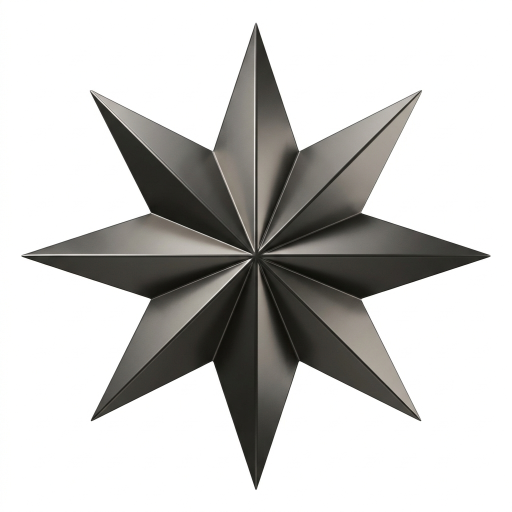
#> input picture worker/assets/estrela.jpg, 1024 x 1024 px (shown at 1/2 size)
$ python -i estudio_serif_cinematico.py   (imports and definitions only)
#> lines starting #> are read from the running program, lines starting #| are printed output that depends on the picture
#> further down, picture is the input picture: PIL image 1024x1024 RGB; mean R, G, B 202.5, 201.8, 199.9
### worker/render/common.py
"""Utilitários compartilhados pelos renderizadores (vindos de padroes/exemplos/5s/common.py)."""
import os
import subprocess

import numpy as np
from PIL import Image, ImageFont

W, H, FPS = 1080, 1920, 30

FONT_SANS = os.environ.get("VIDEOGEN_FONT_SANS", "/usr/share/fonts/opentype/inter/InterDisplay-Black.otf")
FONT_SERIF = os.environ.get(
    "VIDEOGEN_FONT_SERIF", "/usr/share/fonts/truetype/liberation/LiberationSerif-BoldItalic.ttf"
)

_fc = {}


# [5 lines left out: function font, not called in this run]


def ease(x):
    x = min(max(x, 0.0), 1.0)
    return 1 - (1 - x) ** 3


def norm(word):
    return word.lower().strip(".,;:!?…\"'()“”")


# [4 lines left out: function cover_resize, not called in this run]


class FrameWriter:
    """Recebe quadros RGB (numpy uint8 H×W×3) e codifica com ffmpeg em H.264."""

    # [7 lines left out: function __init__, not called in this run]

    def write(self, arr):
        self.proc.stdin.write(arr.tobytes())

    # [74 lines left out: functions close, mix, overlay_logo, vignette, not called in this run]


def grain_frames(sigma=7, count=6, seed=1):
    rng = np.random.default_rng(seed)
    return [rng.normal(0, sigma, (H // 2, W // 2)).astype(np.float32) for _ in range(count)]


ASSETS = os.path.join(os.path.dirname(os.path.dirname(os.path.abspath(__file__))), "assets")


def asset(*parts):
    """Caminho de um arquivo em worker/assets (fontes OFL e imagens fixas dos padrões)."""
    return os.path.join(ASSETS, *parts)


# [31 lines left out: functions keyword_set, group_lines, spread_words, not called in this run]

### worker/render/estudio_serif_cinematico.py
"""Padrão 2: Estúdio Serif + Cinemático (videogen/padroes/02-estudio-serif-cinematico.md).

Cenas de estúdio (fundo cinza radial, estrelas 3D escuras nos cantos, objeto real flutuando no
centro) alternadas com cenas cinematográficas em tela cheia (Ken Burns com overlay escuro).
O tipo de cada cena é decidido pela própria imagem gerada: fundo claro e liso nos cantos =
estúdio; o resto = cinematográfica. Texto em Playfair Display Italic com pesos mistos (linha fina
+ linha black), revelado letra a letra com blur; palavras-chave em terracota. Dissolve curto ao
entrar/sair de cenas cinematográficas. CTA no estúdio com bolhas verde-limão.

Roteiro com direção por cena (render/motion.py): o objeto do estúdio é recortado e vira camada
própria com sombra (entra/mexe conforme a direção), a câmera da cena cinematográfica segue a
direção, cada cena entra com o corte escolhido, o traço à mão sai em terracota e a linha com a
palavra-chave ganha a ênfase. Sem direção, tudo segue como antes.
"""
import math

import numpy as np
from PIL import Image, ImageDraw, ImageFilter

from . import motion as mo
from .common import FPS, H, W, FrameWriter, asset, ease, font, grain_frames, group_lines, keyword_set, norm, spread_words
from .cutout import cut_object
from .timeline import build_timeline

USES_SCENE_IMAGES = True

INK = (26, 26, 26)
WHITE = (255, 255, 255)
TERRA = (181, 84, 58)
LIME = (215, 234, 43)
FONT_THIN = asset("fonts", "playfair-display-latin-400-italic.woff")
FONT_BLACK = asset("fonts", "playfair-display-latin-900-italic.woff")
XF = 0.25  # dissolve


# [12 lines left out: functions _studio_bg, _star, not called in this run]


STARS = [(1010, 120, 620, 10, 6, 0.0), (40, 1780, 820, -5, -4, 1.7), (1070, 1330, 240, 30, 9, 3.1)]


def _edge_patches(a, k=24):
    """Trechos no meio de cada borda (os cantos podem ter estrelas desenhadas pelo modelo)."""
    h, w = a.shape[:2]
    return [a[:k, w // 2 - k:w // 2 + k], a[h // 2 - k:h // 2 + k, :k], a[h // 2 - k:h // 2 + k, -k:],
            a[-k:, w // 2 - k:w // 2 + k]]


# [5 lines left out: function _is_studio, not called in this run]


def _load_obj(im, w=820):
    """Recorta o centro (onde fica o objeto), normaliza o fundo para branco e suaviza as bordas
    do recorte, para aplicar em 'multiply' sobre o fundo de estúdio desenhado por código."""
#> called with w = 820
    im = im.convert("RGB")
    im = im.crop((int(im.width * 0.1), int(im.height * 0.14), int(im.width * 0.9), int(im.height * 0.86)))
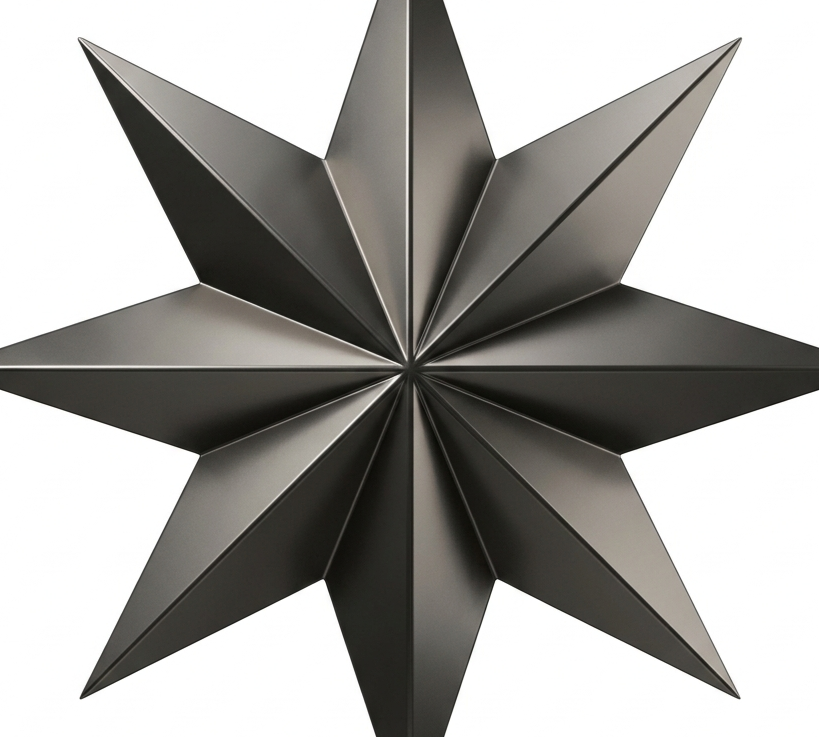
#> im: PIL image 819x737 RGB; mean R, G, B 166.9, 165.6, 162.5
    a = np.asarray(im).astype(np.float32)
    ref = np.median(np.concatenate([p.reshape(-1, 3) for p in _edge_patches(a, 20)]), 0)
#> ref = [55, 54, 49]
    a = np.clip(a / np.maximum(ref, 1) * 255, 0, 255)
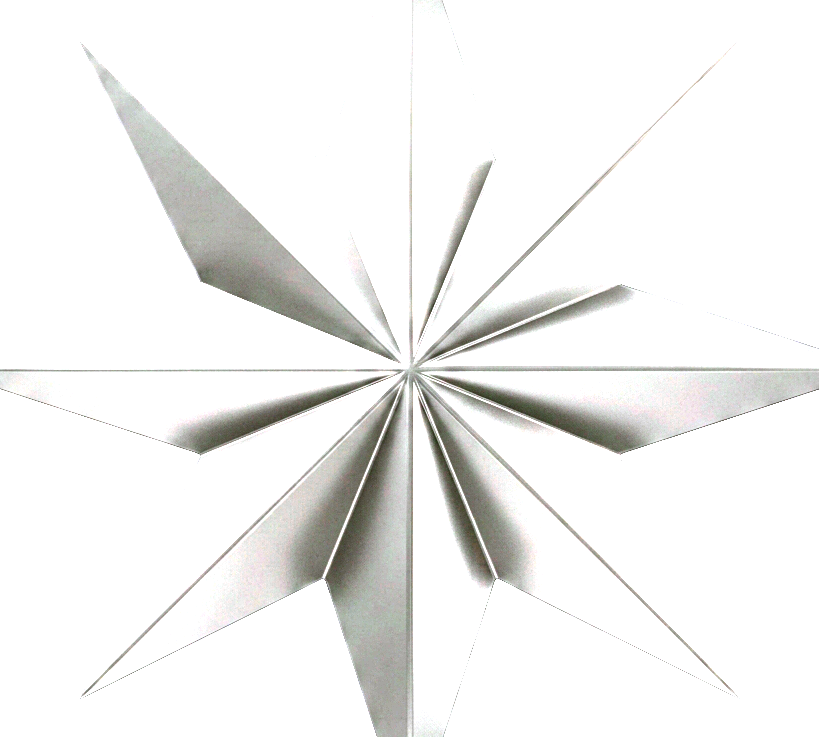
#> a: shape (737, 819, 3) float32; mean R, G, B 242.3, 242.2, 241.1
    h, ww = a.shape[:2]
#> h = 737; ww = 819
    fy = np.clip(np.minimum(np.arange(h), np.arange(h)[::-1]) / (h * 0.12), 0, 1)
    fx = np.clip(np.minimum(np.arange(ww), np.arange(ww)[::-1]) / (ww * 0.12), 0, 1)
    m = (fy[:, None] * fx[None, :])[..., None]
    a = a * m + 255 * (1 - m)
    o = Image.fromarray(a.astype(np.uint8))
    return o.resize((w, int(w * o.height / o.width)), Image.LANCZOS)


class Line:
    """Uma linha de texto revelada letra a letra (blur → nítido) seguindo o tempo de cada palavra."""

    # [41 lines left out: functions __init__, head, not called in this run]

    def box(self):
        return (self.x + 20, self.y + 8, self.x + self.w - 20, self.y + self.h - 8)

    # [203 lines left out: functions draw, _blocks, render, not called in this run]

>>> from PIL import Image
>>> picture = Image.open('../assets/estrela.jpg')
>>> result = _load_obj(picture)
